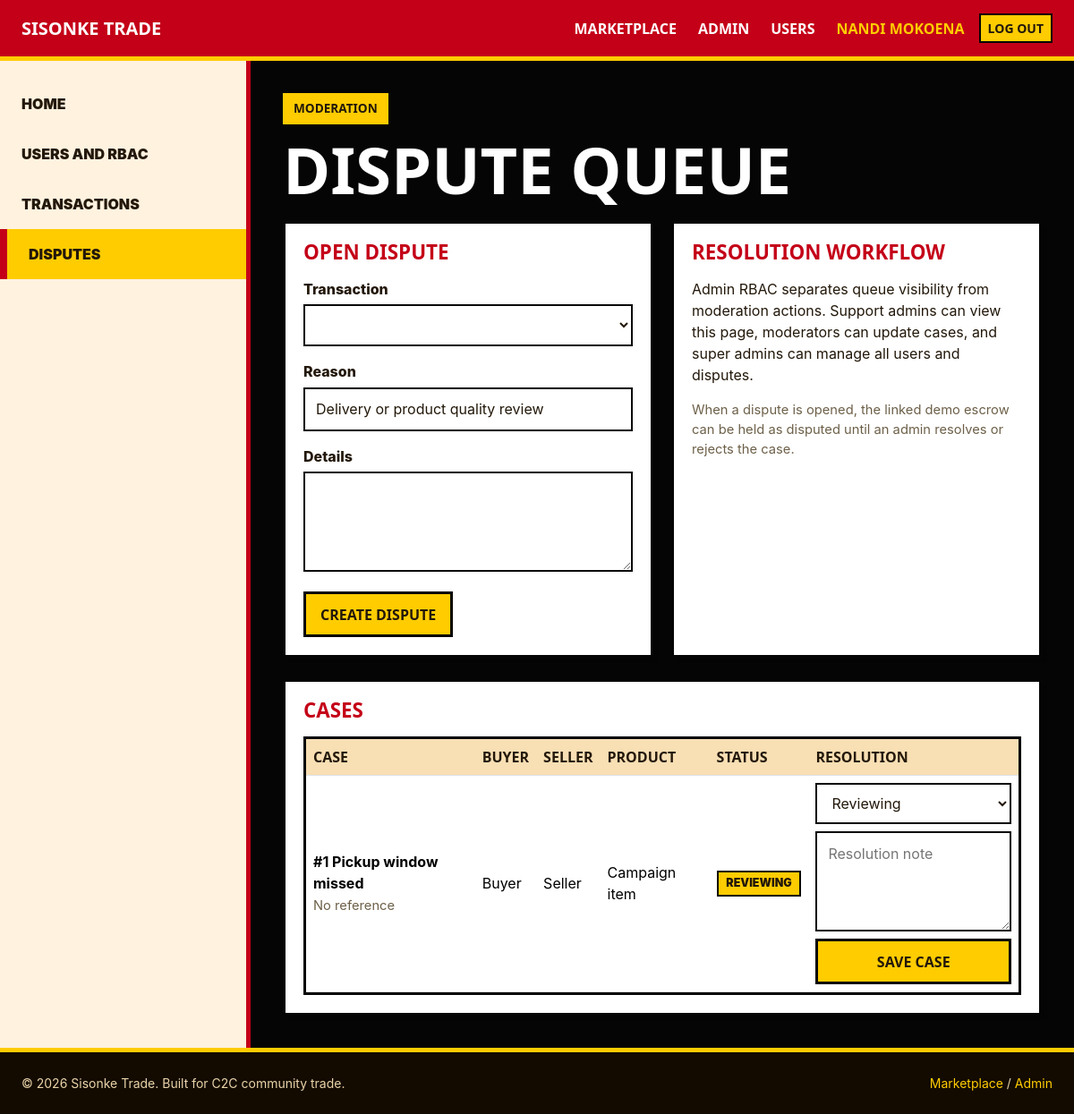
Page /admin/disputes.php (signed in) on the committed database.
### tables this page shows
CREATE TABLE IF NOT EXISTS disputes (
  dispute_id INT AUTO_INCREMENT PRIMARY KEY,
  participant_id INT NULL,
  campaign_id INT NULL,
  buyer_id INT NULL,
  seller_id INT NULL,
  reason VARCHAR(255) NOT NULL,
  details TEXT NULL,
  status ENUM('open','reviewing','resolved','rejected') DEFAULT 'open',
  resolution_note TEXT NULL,
  created_at TIMESTAMP NOT NULL DEFAULT CURRENT_TIMESTAMP,
  resolved_at TIMESTAMP NULL DEFAULT NULL,
  INDEX (participant_id),
  INDEX (campaign_id),
  INDEX (buyer_id),
  INDEX (seller_id),
  CONSTRAINT disputes_participant_fk FOREIGN KEY (participant_id)
    REFERENCES campaign_participants (participant_id) ON DELETE SET NULL,
  CONSTRAINT disputes_campaign_fk FOREIGN KEY (campaign_id)
    REFERENCES group_buy_campaigns (campaign_id) ON DELETE SET NULL,
  CONSTRAINT disputes_buyer_fk FOREIGN KEY (buyer_id)
    REFERENCES buyers (buyer_id) ON DELETE SET NULL,
  CONSTRAINT disputes_seller_fk FOREIGN KEY (seller_id)
    REFERENCES sellers (seller_id) ON DELETE SET NULL
);

### includes/marketplace_service.php (called while the page is built, shortened)
<?php
function sisonke_e(mixed $value): string
{
    return htmlspecialchars((string) $value, ENT_QUOTES, 'UTF-8');
}
function sisonke_bootstrap_marketplace_schema(PDO $pdo): void
{
    static $bootstrapped = false;
    if ($bootstrapped) {
        return;
    }
    $bootstrapped = true;
}
function sisonke_fetch_admin_transactions(PDO $pdo): array
{
    $stmt = $pdo->query(
        "SELECT
            t.transaction_id,
            t.escrow_id,
            t.participant_id,
            t.reference_number,
            t.amount,
            t.payment_method,
            t.status AS transaction_status,
            t.created_at,
            e.status AS escrow_status,
            e.released_at,
            buyer.full_name AS buyer_name,
            seller_user.full_name AS seller_name,
            s.business_name,
            p.name AS product_name
         FROM transactions t
         INNER JOIN escrow_payments e ON e.escrow_id = t.escrow_id
         INNER JOIN users buyer ON buyer.user_id = t.buyer_id
         INNER JOIN sellers s ON s.seller_id = t.seller_id
         INNER JOIN users seller_user ON seller_user.user_id = s.seller_id
         LEFT JOIN campaign_participants cp ON cp.participant_id = t.participant_id
         LEFT JOIN group_buy_campaigns c ON c.campaign_id = cp.campaign_id
         LEFT JOIN products p ON p.product_id = c.product_id
         ORDER BY t.created_at DESC"
    );
    return $stmt->fetchAll();
}
function sisonke_fetch_admin_disputes(PDO $pdo): array
{
    $stmt = $pdo->query(
        "SELECT
            d.*,
            buyer.full_name AS buyer_name,
            seller_user.full_name AS seller_name,
            s.business_name,
            p.name AS product_name,
            t.reference_number
         FROM disputes d
         LEFT JOIN users buyer ON buyer.user_id = d.buyer_id
         LEFT JOIN sellers s ON s.seller_id = d.seller_id
         LEFT JOIN users seller_user ON seller_user.user_id = s.seller_id
         LEFT JOIN group_buy_campaigns c ON c.campaign_id = d.campaign_id
         LEFT JOIN products p ON p.product_id = c.product_id
         LEFT JOIN transactions t ON t.participant_id = d.participant_id
         ORDER BY FIELD(d.status, 'open', 'reviewing', 'resolved', 'rejected'), d.created_at DESC"
    );
    return $stmt->fetchAll();
}

### admin/disputes.php (the view, shortened to what this page needs)
<?php
require_once dirname(__DIR__) . '/includes/auth_check.php';
require_once dirname(__DIR__) . '/includes/marketplace_service.php';
$disputes = sisonke_fetch_admin_disputes($pdo);
$transactions = array_filter(
    sisonke_fetch_admin_transactions($pdo),
    static fn (array $transaction): bool => !empty($transaction['participant_id'])
);
require_once dirname(__DIR__) . '/includes/header.php';
?>
<div class="admin-shell">
    <?php require dirname(__DIR__) . '/includes/admin_sidebar.php'; ?>
    <section class="admin-content">
        <span class="st-kicker">Moderation</span>
        <h1 class="st-title mb-4">Dispute queue</h1>
        <div class="st-grid st-grid-2">
            <article class="st-card">
                <div class="st-card-body">
                    <h2 class="st-card-title mb-3">Open dispute</h2>
                    <form method="post" action="<?= sisonke_e(SISONKE_BASE_URL) ?>/admin/disputes.php">
                        <div class="mb-3">
                            <label class="st-label" for="transaction_id">Transaction</label>
                            <select class="st-select" id="transaction_id" name="transaction_id" required>
                            </select>
                        </div>
                        <div class="mb-3">
                            <label class="st-label" for="reason">Reason</label>
                            <input class="st-form-control" id="reason" name="reason" maxlength="255" value="Delivery or product quality review" required>
                        </div>
                        <div class="mb-3">
                            <label class="st-label" for="details">Details</label>
                            <textarea class="st-textarea" id="details" name="details"></textarea>
                        </div>
                        <button class="st-btn st-btn-yellow" type="submit" <?= $transactions === [] ? 'disabled' : '' ?>>Create Dispute</button>
                    </form>
                </div>
            </article>
            <article class="st-card">
                <div class="st-card-body">
                    <h2 class="st-card-title mb-3">Resolution workflow</h2>
                    <p>Admin RBAC separates queue visibility from moderation actions. Support admins can view this page, moderators can update cases, and super admins can manage all users and disputes.</p>
                    <p class="st-meta mb-0">When a dispute is opened, the linked demo escrow can be held as disputed until an admin resolves or rejects the case.</p>
                </div>
            </article>
        </div>
        <article class="st-card mt-4">
            <div class="st-card-body">
                <h2 class="st-card-title mb-3">Cases</h2>
                <?php if ($disputes === []): ?>
                    <div class="st-empty">No disputes have been logged.</div>
                <?php else: ?>
                    <div class="st-table-wrap">
                        <table class="table table-hover align-middle">
                            <thead>
                                <tr>
                                    <th>Case</th>
                                    <th>Buyer</th>
                                    <th>Seller</th>
                                    <th>Product</th>
                                    <th>Status</th>
                                    <th>Resolution</th>
                                </tr>
                            </thead>
                            <tbody>
                                <?php foreach ($disputes as $dispute): ?>
                                    <tr>
                                        <td>
                                            <strong>#<?= (int) $dispute['dispute_id'] ?> <?= sisonke_e($dispute['reason']) ?></strong><br>
                                            <span class="st-meta"><?= sisonke_e($dispute['reference_number'] ?? 'No reference') ?></span>
                                        </td>
                                        <td><?= sisonke_e($dispute['buyer_name'] ?? 'Buyer') ?></td>
                                        <td><?= sisonke_e($dispute['business_name'] ?? 'Seller') ?></td>
                                        <td><?= sisonke_e($dispute['product_name'] ?? 'Campaign item') ?></td>
                                        <td><span class="st-badge <?= $dispute['status'] === 'resolved' ? 'st-badge-green' : '' ?>"><?= sisonke_e($dispute['status']) ?></span></td>
                                        <td>
                                            <form class="d-grid gap-2" method="post" action="<?= sisonke_e(SISONKE_BASE_URL) ?>/admin/disputes.php">
                                                <select class="st-select" name="status">
                                                    <?php foreach (['open', 'reviewing', 'resolved', 'rejected'] as $status): ?>
                                                        <option value="<?= $status ?>" <?= $dispute['status'] === $status ? 'selected' : '' ?>><?= ucfirst($status) ?></option>
                                                    <?php endforeach; ?>
                                                </select>
                                                <textarea class="st-textarea" name="resolution_note" placeholder="Resolution note"><?= sisonke_e($dispute['resolution_note'] ?? '') ?></textarea>
                                                <button class="st-btn st-btn-yellow" type="submit">Save Case</button>
                                            </form>
                                        </td>
                                    </tr>
                                <?php endforeach; ?>
                            </tbody>
                        </table>
                    </div>
                <?php endif; ?>
            </div>
        </article>
    </section>
</div>
<?php
require_once dirname(__DIR__) . '/includes/footer.php';

### assets/css/style.css (style rules this page uses)
*, *::before, *::after { box-sizing: border-box; }
body { margin: 0; font-family: system-ui, sans-serif; line-height: 1.5; color: #1a1a1a; background: #f6f7f9; }
.website-page { --st-red: #c40018; --st-red-dark: #8d0012; --st-yellow: #ffcc00; --st-cream: #fff4df; --st-sand: #f8dfb4; --st-ink: #23180a; --st-muted: #6d6049; --st-black: #050505; min-height: 100vh; display: flex; flex-direction: column; background: var(--st-cream); color: var(--st-ink); font-family: "Inter", system-ui, -apple-system, BlinkMacSystemFont, "Segoe UI", sans-serif; }
.sisonke-brand, .sisonke-navbar .nav-link, .st-title, .st-kicker, .st-card-title, .st-section-title, .st-metric-label, .st-metric-value, .st-btn, .sisonke-btn-yellow, .table th { font-family: "Space Grotesk", "Arial Black", system-ui, sans-serif; font-weight: 700; letter-spacing: 0; text-transform: uppercase; }
.st-page-dark { background: var(--st-black); color: #fff; }
.st-title { max-width: 820px; margin: 0; font-size: clamp(2.5rem, 6vw, 5rem); line-height: 0.95; }
.st-kicker { display: inline-block; margin-bottom: 1rem; padding: 0.45rem 0.75rem; background: var(--st-yellow); color: var(--st-ink); font-size: 0.85rem; }
.st-grid { display: grid; gap: 1.25rem; }
.st-grid-2 { grid-template-columns: repeat(2, minmax(0, 1fr)); }
.st-card { border: 3px solid var(--st-black); border-radius: 0; background: #fff; color: var(--st-ink); box-shadow: 6px 6px 0 rgba(0, 0, 0, 0.12); }
.st-card-body { padding: 1.25rem; }
.st-card-title { margin: 0; color: var(--st-red); font-size: 1.4rem; line-height: 1.1; }
.st-meta { color: var(--st-muted); font-size: 0.92rem; }
.st-btn { display: inline-flex; align-items: center; justify-content: center; gap: 0.45rem; min-height: 42px; padding: 0.65rem 1rem; border: 3px solid var(--st-black); border-radius: 0; background: var(--st-red); color: #fff; text-decoration: none; }
.st-btn-yellow { background: var(--st-yellow); color: var(--st-ink); }
.st-form-control, .st-select, .st-textarea { width: 100%; border: 2px solid var(--st-black); border-radius: 0; padding: 0.65rem 0.75rem; background: #fff; color: var(--st-ink); font: inherit; }
.st-textarea { min-height: 112px; resize: vertical; }
.st-label { display: block; margin-bottom: 0.35rem; color: var(--st-ink); font-weight: 800; }
.st-badge { display: inline-flex; align-items: center; min-height: 26px; padding: 0.2rem 0.55rem; border: 2px solid var(--st-black); background: var(--st-yellow); color: var(--st-ink); font-size: 0.78rem; font-weight: 900; text-transform: uppercase; }
.admin-shell { display: grid; grid-template-columns: minmax(220px, 280px) 1fr; min-height: calc(100vh - 68px); background: var(--st-black); }
.admin-content { min-width: 0; padding: clamp(1.25rem, 3vw, 2.5rem); color: #fff; }
.st-table-wrap { overflow-x: auto; border: 3px solid var(--st-black); background: #fff; }
.st-table-wrap table { margin: 0; min-width: 760px; }
.st-table-wrap th { background: var(--st-sand); color: var(--st-ink); }
.st-table-wrap td { vertical-align: middle; }

### rows in the picture
disputes: dispute_id "1", reason "Pickup window missed", reference_number "No reference", buyer_name "Buyer", business_name "Seller", product_name "Campaign item", status "REVIEWING", status "Reviewing"

### other values in the picture
$link['label'] "MARKETPLACE"
$link['label'] "ADMIN"
$link['label'] "USERS"
$name !== '' ? $name : ucfirst($role) "NANDI MOKOENA"
sisonke_t('nav_logout') "LOG OUT"
sisonke_e($link['label']) "HOME"
sisonke_e($link['label']) "USERS AND RBAC"
sisonke_e($link['label']) "TRANSACTIONS"
sisonke_e($link['label']) "DISPUTES"
sisonke_t('footer_built') "Built for C2C community trade."
sisonke_t('nav_marketplace') "Marketplace"
sisonke_t('nav_admin') "Admin"
